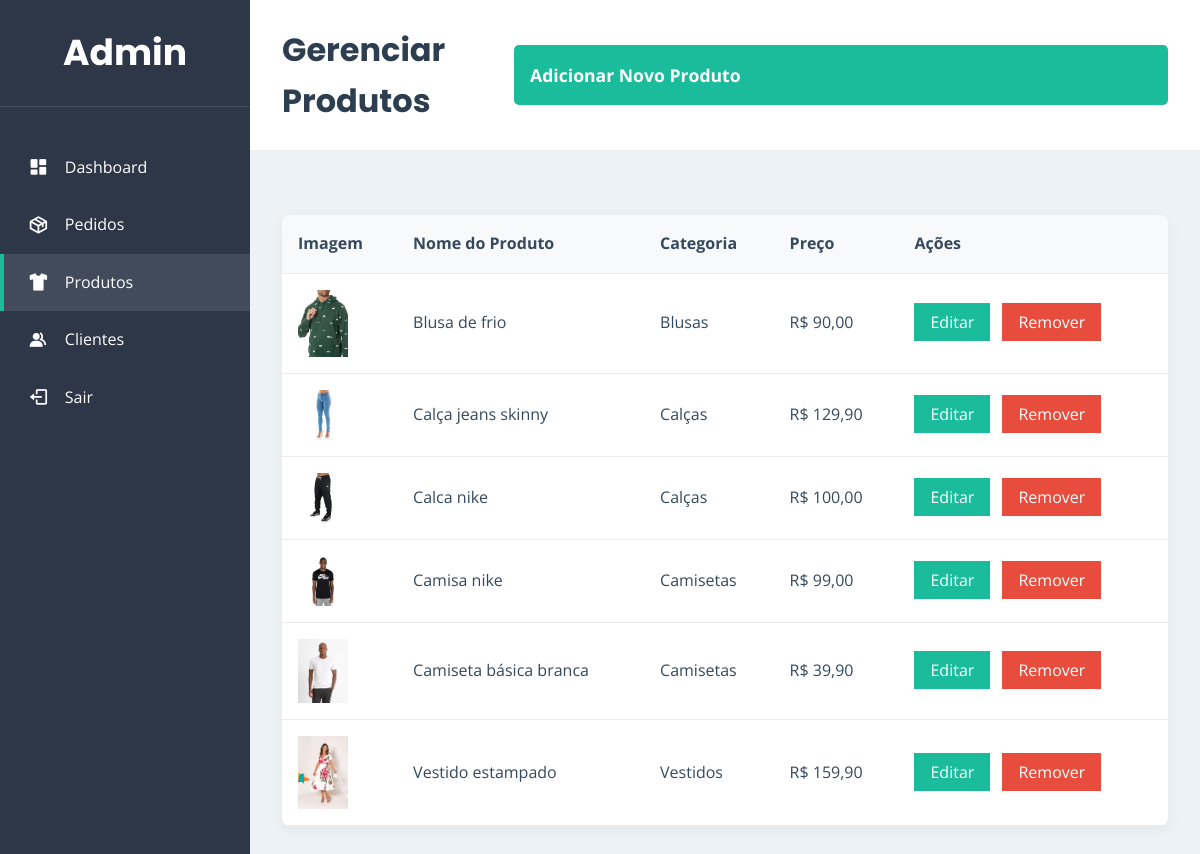
Screenshot of /administrador/admin.php?view=produtos (signed in) with the database file from the repository.
### tables this page shows
CREATE TABLE `produtos` (
  `id` int(11) NOT NULL,
  `nome` varchar(255) NOT NULL,
  `descricao` text DEFAULT NULL,
  `preco` decimal(10,2) NOT NULL,
  `categoria` varchar(100) NOT NULL,
  `imagem_url` varchar(255) DEFAULT NULL
);

### administrador/views/admin_view_produtos.php (the view)
<?php
$result_produtos = mysqli_query($conn, "SELECT * FROM produtos ORDER BY nome ASC");
?>
<header class="admin-main-header">
    <h1>Gerenciar Produtos</h1>
    <a href="admin.php?view=add_produto" class="add-to-cart-btn">Adicionar Novo Produto</a>
</header>
<div class="admin-content-panel">
    <table class="admin-table">
        <thead>
            <tr>
                <th>Imagem</th>
                <th>Nome do Produto</th>
                <th>Categoria</th>
                <th>Preço</th>
                <th>Ações</th>
            </tr>
        </thead>
        <tbody>
            <?php if (mysqli_num_rows($result_produtos) > 0): ?>
                <?php while($produto = mysqli_fetch_assoc($result_produtos)): ?>
                <tr>
                    <td><img src="../imagens/<?php echo htmlspecialchars($produto['imagem_url']); ?>" alt="<?php echo htmlspecialchars(ucfirst(strtolower($produto['nome']))); ?>" style="width: 50px; height: auto;"></td>
                    <td><?php echo htmlspecialchars(ucfirst(strtolower($produto['nome']))); ?></td>
                    <td><?php echo htmlspecialchars(ucfirst(strtolower($produto['categoria']))); ?></td>
                    <td>R$ <?php echo number_format($produto['preco'], 2, ',', '.'); ?></td>
                    <td>
                        <a href="admin.php?view=edit_produto&id=<?php echo $produto['id']; ?>" class="action-btn">Editar</a>
                        <a href="admin_produto_handler.php?action=delete&id=<?php echo $produto['id']; ?>" class="action-btn delete-btn" onclick="return confirm('Tem certeza que deseja remover este produto?');">Remover</a>
                    </td>
                </tr>
                <?php endwhile; ?>
            <?php else: ?>
                <tr>
                    <td colspan="5">Nenhum produto cadastrado.</td>
                </tr>
            <?php endif; ?>
        </tbody>
    </table>
</div>

### style.css (style rules this page uses)
:root { --color-primary: #2C3E50; --color-secondary: #34495E; --color-accent: #1ABC9C; --color-accent-hover: #16a085; --color-background: #F8F9FA; --color-surface: #FFFFFF; --color-border: #EAECEF; --color-error: #e74c3c; --color-admin-bg: #EDF2F7; --color-admin-sidebar: #2d3748; --font-primary: 'Poppins', sans-serif; --font-secondary: 'Open Sans', sans-serif; --spacing-xs: 0.5rem; --spacing-sm: 0.75rem; --spacing-md: 1rem; --spacing-lg: 1.5rem; --spacing-xl: 2rem; --spacing-2xl: 3rem; --header-height: 80px; --border-radius: 8px; --shadow-sm: 0 4px 15px rgba(0, 0, 0, 0.05); --shadow-md: 0 8px 20px rgba(0,0,0,0.1); --transition-smooth: all 0.3s ease-in-out; }
* { margin: 0; padding: 0; box-sizing: border-box; }
body { font-family: var(--font-secondary); background-color: var(--color-background); color: var(--color-secondary); line-height: 1.6; }
h1, h2, h3, h4, h5, h6 { font-family: var(--font-primary); color: var(--color-primary); font-weight: 700; }
a { text-decoration: none; color: var(--color-accent); transition: var(--transition-smooth); }
img { max-width: 100%; height: auto; display: block; }
.add-to-cart-btn { width: 100%; padding: var(--spacing-md); font-size: 1.1rem; font-weight: 700; color: var(--color-surface); background-color: var(--color-accent); border: none; border-radius: 5px; cursor: pointer; transition: var(--transition-smooth); }
.admin-main-header { background-color: var(--color-surface); padding: var(--spacing-lg) var(--spacing-xl); border-bottom: 1px solid var(--color-border); margin-bottom: var(--spacing-xl); display: flex; justify-content: space-between; align-items: center; }
.admin-content-panel { padding: var(--spacing-xl); }
.admin-table { width: 100%; border-collapse: collapse; background-color: var(--color-surface); box-shadow: var(--shadow-sm); border-radius: var(--border-radius); overflow: hidden; }
.admin-table th, .admin-table td { padding: var(--spacing-md); text-align: left; border-bottom: 1px solid var(--color-border); vertical-align: middle; }
.admin-table th { background-color: var(--color-background); }
.action-btn { padding: 0.5rem 1rem; margin-right: 0.5rem; background-color: var(--color-accent); color: var(--color-surface); }
.delete-btn { background-color: var(--color-error); }

### rows the page displays
produtos: imagem_url (picture), nome "Blusa de frio", categoria "Blusas", preco "90,00"
produtos: imagem_url (picture), nome "Calça jeans skinny", categoria "Calças", preco "129,90"
produtos: imagem_url (picture), nome "Calca nike", categoria "Calças", preco "100,00"
produtos: imagem_url (picture), nome "Camisa nike", categoria "Camisetas", preco "99,00"
produtos: imagem_url (picture), nome "Camiseta básica branca", categoria "Camisetas", preco "39,90"
produtos: imagem_url (picture), nome "Vestido estampado", categoria "Vestidos", preco "159,90"
